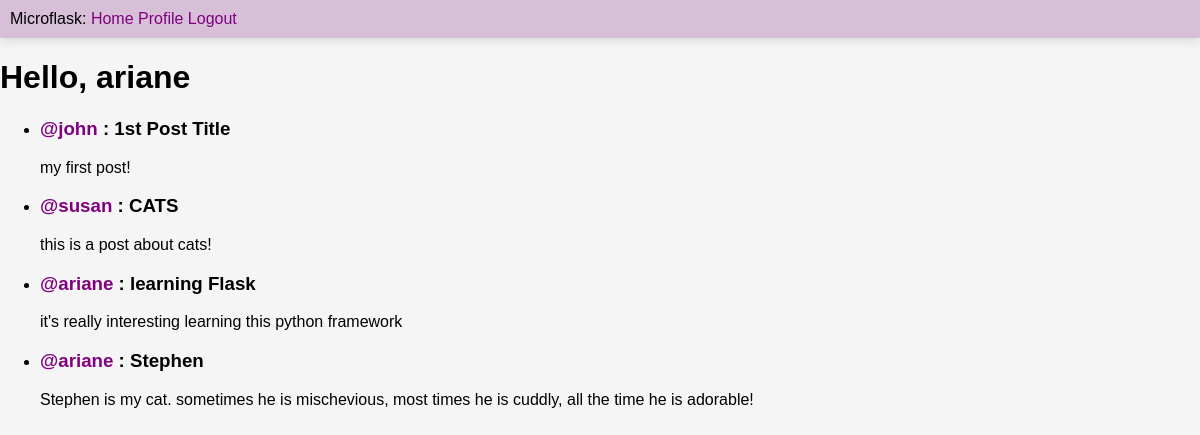
The app's page / (signed in) with its own data.
### app/models.py (models this page shows, shortened)
class User(UserMixin, db.Model):
  id = db.Column(db.Integer, primary_key=True)
  username = db.Column(db.String(64), index=True, unique=True)
  email = db.Column(db.String(120), index=True, unique=True)
  password_hash = db.Column(db.String(128))
  posts = db.relationship('Post', backref='author', lazy='dynamic')
  about_me = db.Column(db.String(140))
  last_seen = db.Column(db.DateTime, default=datetime.utcnow)

class Post(db.Model):
  id = db.Column(db.Integer, primary_key=True)
  title = db.Column(db.String(60))
  body = db.Column(db.String(140))
  timestamp = db.Column(db.DateTime, index=True, default=datetime.utcnow)
  user_id = db.Column(db.Integer, db.ForeignKey('user.id'))

### app/routes.py (the view)
@app.route('/')
def index():
  return render_template('index.html', title='Home', posts=Post.query.all())

### app/models.py (called while the page is built)
@login.user_loader
def load_user(id):
  return User.query.get(int(id))

### app/routes.py (called while the page is built)
@app.before_request
def before_request():
  if current_user.is_authenticated:
    current_user.last_seen = datetime.utcnow()
    db.session.commit()

### app/templates/index.html
{% extends 'layout.html' %}
{% block content %}
  <h1>Hello, {{ current_user.username or 'anonymous' }}</h1>
  <ul>
    {% for post in posts%}
      <li>
        <h3>
          <a href="{{ url_for('user', username=post.author.username) }}">
            @{{ post.author.username }}
          </a>
          : {{ post.title }}
        </h3>
        <span> {{ post.body }}</span>
      </li>
    {% endfor %}
  </ul>
{% endblock %}

### app/static/styles/global.css (style rules this page uses)
html, body { margin: 0; padding: 0; background-color: whitesmoke; font-family: Arial, sans-serif; }
a { text-decoration: none; color: purple; }

### records on screen
User: username "ariane"
Post: author.username "john", title "1st Post Title", body "my first post!"
Post: author.username "susan", title "CATS", body "this is a post about cats!"
Post: author.username "ariane", title "learning Flask", body "it's really interesting learning this python framework"
Post: author.username "ariane", title "Stephen", body "Stephen is my cat. sometimes he is mischevious, most times he is cuddly, all the time he is adorable!"
